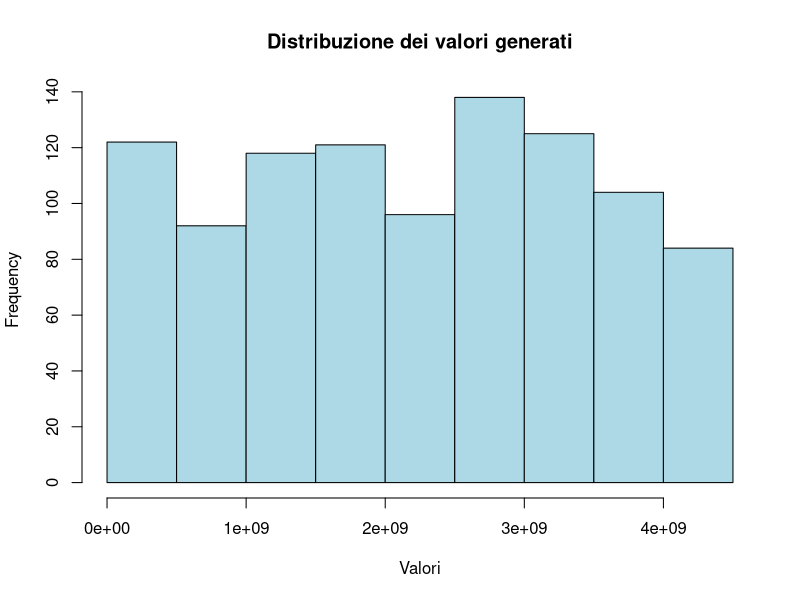

Recreate this plot in R.
# Parametri del generatore
b <- 1664525
a <- 1013904223
N <- 2^(32)
x0 <- 1       # seme iniziale
n <- 1000       # quanti valori generare

# Inizializzazione
x <- numeric(n)
x[1] <- x0

# Generazione ricorsiva
for (i in 2:n) {
  x[i] <- (a + b * x[i-1]) %% N
}

# Stampa dei risultati
print(x)

# Eventuale visualizzazione della distribuzione
hist(x, col = "lightblue", main = "Distribuzione dei valori generati", xlab = "Valori")
